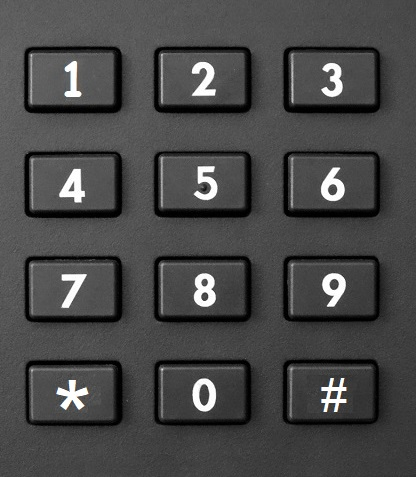
%> input picture 2/kepad-calc.jpg, 416 x 477 px
$ octave ocr2.m   (GNU Octave 9; MATLAB toolbox functions it lacks are replaced by stand-ins)
%> lines starting %> are read from the running program, lines starting %| are printed output that depends on the picture; in (x1, y1, x2, y2) boxes, pixels count from 0 and x2, y2 are one past the last pixel; in counts of white or black regions, pixels touching at a corner belong together; the program's own positions count from 1
clear all;
close all;
[file,path]=uigetfile({'*.jpg;*.bmp;*.png;*.tif'},'Choose an image');
%> the answer given: kepad-calc.jpg
s=[path,file];
I=imread(s);
%> I is the input picture: size 477x416x3 uint8; mean R, G, B 71.9, 71.9, 71.8
figure;
imshow(I);

%RGB to Gray
I = rgb2gray(I);
%> I: size 477x416 uint8

%Binarization
BW = imbinarize(I);
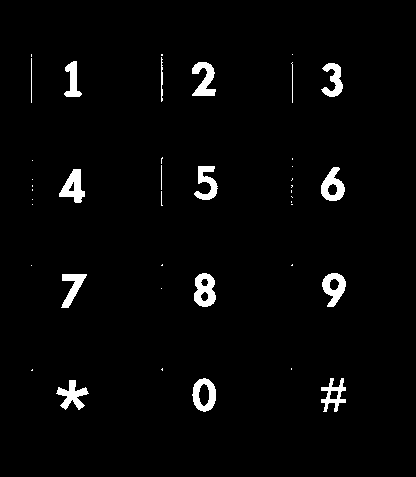
%> BW: size 477x416 logical; 2.8% white; 42 white regions (26 under 20 px), largest, box (x1, y1, x2, y2) and area: (194, 273, 216, 307) 511, (59, 169, 85, 203) 477, (192, 62, 216, 96) 473
figure;
imshowpair(I, BW, 'montage');
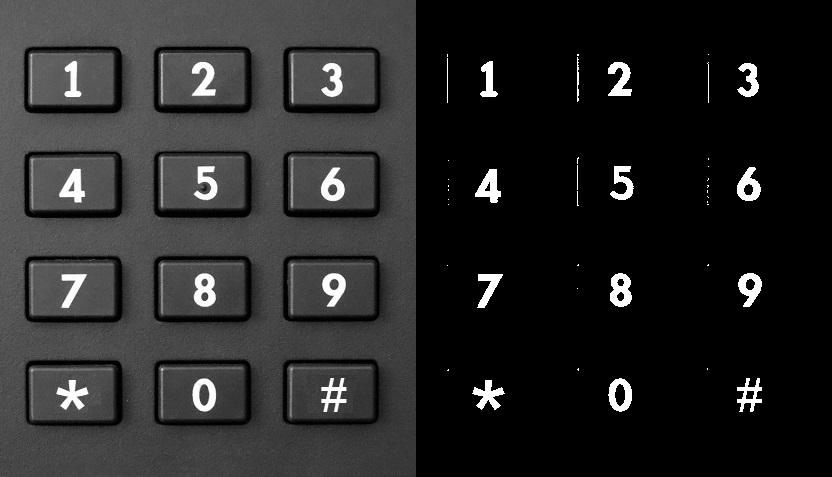
%> displayed picture: size 477x832, on the screen's scale of 0 to 255; min 0, max 255, mean 39.4

%Preprocessing for better recognition of text

%Background
background = imopen(I, strel('disk', 15));
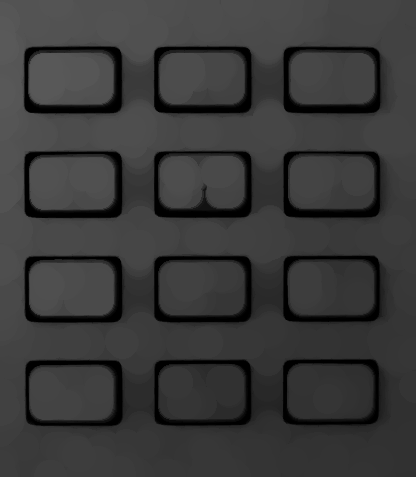
%> background: size 477x416 uint8; min 0, max 89, mean 56.9

%Removing background
Icorrected = I - background;
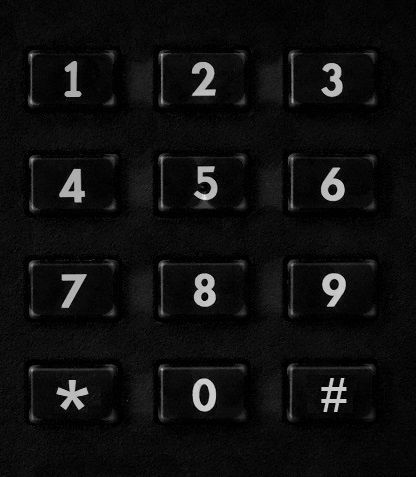
%> Icorrected: size 477x416 uint8; min 0, max 233, mean 15

%Binarization
BW1=imbinarize(Icorrected);
%> BW1: size 477x416 logical; 2.8% white; 53 white regions (39 under 20 px), largest, box (x1, y1, x2, y2) and area: (194, 273, 216, 307) 510, (192, 378, 216, 412) 474, (192, 62, 216, 96) 467
figure;
imshowpair(Icorrected, BW1, 'montage');

marker = imerode(Icorrected, strel('line', 10, 0));
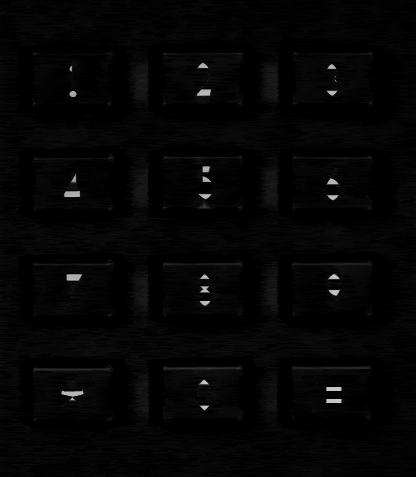
%> marker: size 477x416 uint8; min 0, max 200, mean 4.9
Iclean = imreconstruct (marker, Icorrected);
BW2 = imbinarize(marker, Icorrected);
%> BW2: size 477x416 logical; every value is 0
BW2 = imbinarize(Iclean);
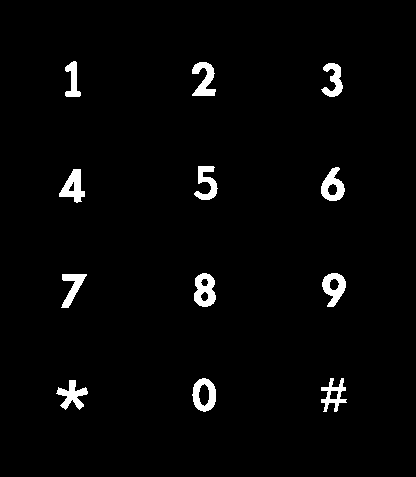
%> BW2: size 477x416 logical; 2.6% white; 12 white regions, largest, box (x1, y1, x2, y2) and area: (194, 273, 216, 307) 510, (192, 378, 216, 412) 474, (192, 62, 216, 96) 467
figure;
imshowpair (Iclean, BW2, 'montage');
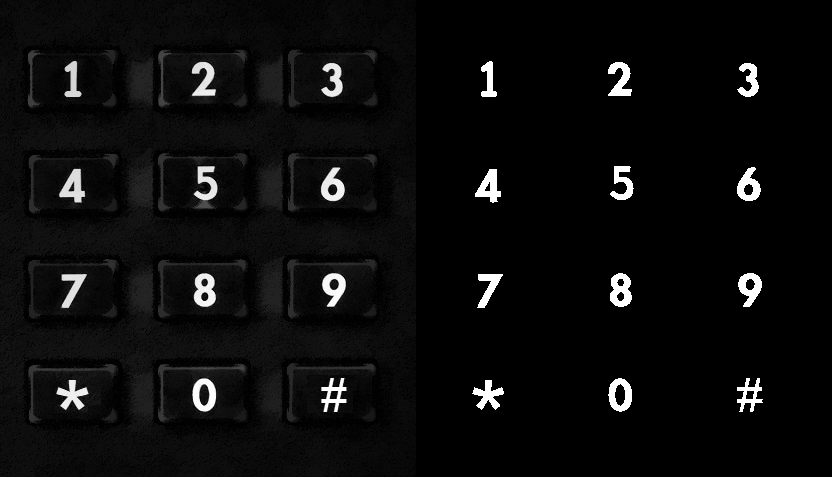
%> displayed picture: size 477x832, on the screen's scale of 0 to 255; min 0, max 255, mean 12

%> (the run ends here)
